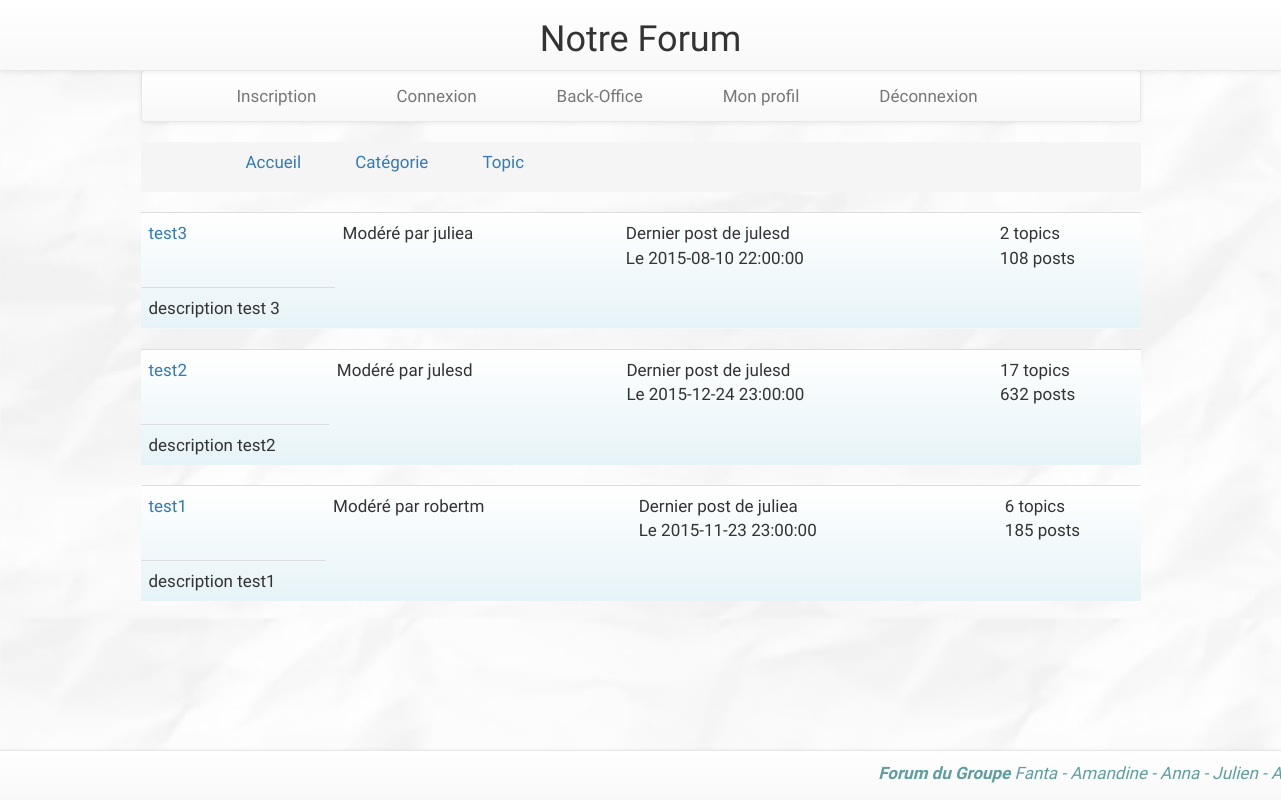
The page / on the database its author committed.
### tables this page shows
CREATE TABLE `categorie` (
  `id_categorie` int(11) NOT NULL,
  `titre` varchar(50) NOT NULL,
  `description` varchar(50) NOT NULL,
  `id_user` int(11) NOT NULL
);

CREATE TABLE `user` (
  `id_user` int(11) NOT NULL,
  `nom` varchar(45) NOT NULL,
  `prenom` varchar(45) NOT NULL,
  `pseudo` varchar(45) NOT NULL,
  `mdphash` varchar(64) NOT NULL,
  `nais` date NOT NULL,
  `tel` varchar(10) NOT NULL,
  `email` varchar(45) NOT NULL,
  `profil` tinyint(4) NOT NULL
);

### index.php (called while the page is built, shortened)
<?php
    require_once 'controller/index.inc';
    require_once 'view/index.inc';
?>

### orm/AbstractRepo.class.inc (called while the page is built)
<?php
abstract class AbstractRepo {
	private $db;
	protected function __construct() {
		$db_host = 'localhost';
		$db_user = 'root';
		$db_pwd = '';
		$db_name = 'forum2';
		$this->db = new PDO("mysql:host=$db_host;dbname=$db_name;charset=utf8", $db_user, $db_pwd,
			array(PDO::ATTR_ERRMODE => PDO::ERRMODE_EXCEPTION));
	}
	public function getDb() {
		return $this->db;
	}
}
?>

### orm/CategorieRepo.class.inc (called while the page is built, shortened)
<?php
require_once('model/Categorie.class.inc');
class CategorieRepo extends AbstractRepo {
	private static $instance;
	public static function getInstance() {
		if(isset(self::$instance)) {
			return self::$instance;
		} else {
			self::$instance = new CategorieRepo();
			return self::$instance;
		}
	}
        public function getCategorieById(){
            $sql = 'SELECT * FROM categorie c NATURAL JOIN user u ORDER BY id_categorie DESC;';
            $result = $this->getDb()->query($sql);
            while($catTmp = $result->fetch()){
                $tabCategorie[] = new Categorie($catTmp['id_categorie'],$catTmp['titre'],$catTmp['description'],
                        $catTmp['id_user']);
            }
            return $tabCategorie;
        }
        public function getPseudoUserCategorie($id_categorie){
            $sql ="SELECT pseudo FROM categorie INNER JOIN user ON user.id_user = categorie.id_user WHERE id_categorie = $id_categorie";
            $result = $this->getDb()->query($sql);
            $pseudoUserCat = $result->fetch();
            return $pseudoUserCat['0'];
        }
        public function getPseudoLastPost($id_categorie){
            $sql ="SELECT pseudo FROM vue_complete
                    INNER JOIN user on vue_complete.id_user_post = user.id_user
                     WHERE id_categorie = $id_categorie
                     ORDER BY date_post DESC LIMIT 1";
            $result = $this->getDb()->query($sql);
            $pseudoLastPost = $result->fetch();
            return $pseudoLastPost['0'];
        }
        public function getDatelastPost($id_categorie){
            $sql="SELECT max(date_post) FROM vue_complete WHERE id_categorie = $id_categorie";
            $result = $this->getDb()->query($sql);
            $dateLastPost = $result->fetch();
            return $dateLastPost['0'];
        }
        public function getNbPosts($id_categorie){
            $sql="SELECT count(id_post) FROM vue_complete WHERE id_categorie = $id_categorie";
            $result = $this->getDb()->query($sql);
            $nbPost = $result->fetch();
            return $nbPost['0'];
        }
        public function getNbTopics($id_categorie){
            $sql="SELECT count(id_topic) FROM topic WHERE id_categorie = $id_categorie";
            $result = $this->getDb()->query($sql);
            $nbTopic = $result->fetch();
            return $nbTopic['0'];
        }
}

### controller/index.inc (called while the page is built, shortened)
<?php
require_once('orm/AbstractRepo.class.inc');
require_once('orm/CategorieRepo.class.inc');
	$categorieRepo = CategorieRepo::getInstance();
	$tabCategorie = $categorieRepo->getCategorieById();
?>

### model/Categorie.class.inc (the view, shortened to what this page needs)
<?php
class categorie {
    private $idCategorie;
    private $titreCategorie;
    private $descriptionCategorie;
    function __construct($idCategorie, $titreCategorie, $descriptionCategorie, $idAuteur) {
        $this->idCategorie = $idCategorie;
        $this->titreCategorie = $titreCategorie;
        $this->descriptionCategorie = $descriptionCategorie;
    }
    function getIdCategorie() {
        return $this->idCategorie;
    }
    function getTitreCategorie() {
        return $this->titreCategorie;
    }
    function getDescriptionCategorie() {
        return $this->descriptionCategorie;
    }
    public function formatCategorieForindex(){
        $html = '<div class="table-responsive" style="margin-top: 2rem;"><table class="table" style="background: linear-gradient(white, #E6F3F7);"><tr><td>';
        $html.= '<a href=topic.php?idcat='.$this->getIdCategorie().'>'.$this->getTitreCategorie().'</a>';
        $html.= '</td><td>Modéré par '. CategorieRepo::getInstance()->getPseudoUserCategorie($this->getIdCategorie());
        $html.= '</td><td><ul><li>Dernier post de ';
        $html.= CategorieRepo::getInstance()->getPseudoLastPost($this->getIdCategorie());
        $html.= '</li></br><li>';
        $html.= 'Le '. CategorieRepo::getInstance()->getDatelastPost($this->getIdCategorie());
        $html.= '</li></ul></td><td><ul><li>';
        $html.= CategorieRepo::getInstance()->getNbTopics($this->getIdCategorie()) . ' topics';
        $html.= '</li></br><li>';
        $html.= CategorieRepo::getInstance()->getNbPosts($this->getIdCategorie()) . ' posts';
        $html.= '</li></ul></td></tr><tr><td>';
        $html.= $this->getDescriptionCategorie();
        $html.= '</td></tr></table>';
        return $html;
    }
}

### view/index.inc
<?php
require_once 'parts/header.inc';
?>
<section>
    <?php
    foreach ($tabCategorie as $categorie) {
        echo  $categorie->formatCategorieForindex();
    }
    ?>
</section>
<?php
require_once 'parts/footer.inc';
?>

### css/style.css (style rules this page uses)
body { padding-top: 70px; width: 1000px; height: auto; text-align: justify; margin : auto; padding-bottom: 70px; font-family: "Aubrey"; font-size: 17px; background-image: url("images/background.jpg"); background-size: 100%; }
ul li { list-style-image: none; display: inline; margin-left: 50px; }

### rows shown on the page
categorie: titre "test3", id_categorie.pseudo "juliea", formatCategorieForindex "julesd Le 2015-08-10 22:00:00 2 topics 108 posts description test 3"
categorie: titre "test2", id_categorie.pseudo "julesd", formatCategorieForindex "julesd Le 2015-12-24 23:00:00 17 topics 632 posts description test2"
categorie: titre "test1", id_categorie.pseudo "robertm", formatCategorieForindex "juliea Le 2015-11-23 23:00:00 6 topics 185 posts description test1"
